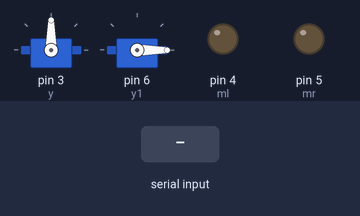
The sketch below on a simulated Arduino Uno, built with avr-gcc and run on an emulated ATmega328P. On the bench: 2 × servo, output pins drawn as LEDs (lit = HIGH). The test bench sets the inputs (shaded band).

Above: at 1.2 s.
1.3 s: "30,150\n" received over Serial
At 2.0 s:
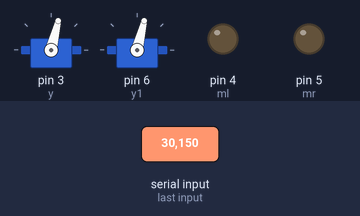
2.8 s: "90,45\n" received over Serial
At 4.0 s:
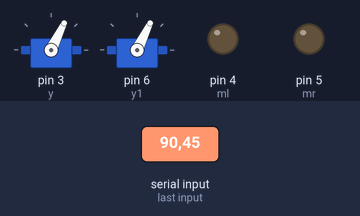
4.3 s: "90\n" received over Serial
At 5.2 s:
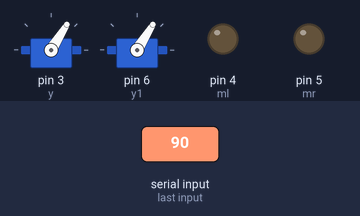
5.8 s: "5\n" received over Serial
At 6.1 s:
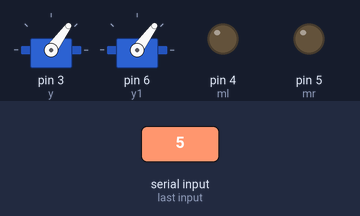
7.3 s: "200\n" received over Serial
At 7.8 s:
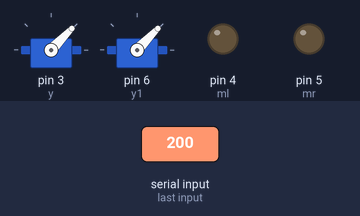
8.8 s: "1,90\n" received over Serial
At 10.1 s:
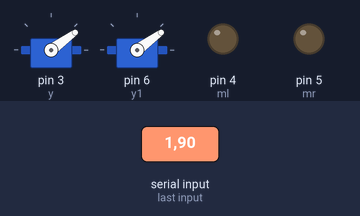
Timing chart, 0 to 11.3 s (numbered marks = the images above; inputs shaded):
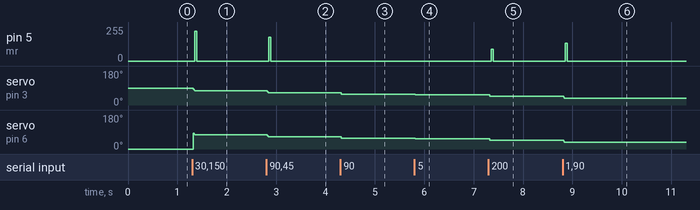

Measured:
- after the input at 1.3 s, pin 5 (mr): 0/255 → 224/255 after 0.05 s, → 0/255 0.04 s later; servo on pin 3 (y): 90° → 76° at once; servo on pin 6 (y1): 0° → 76° at once
- after the input at 2.8 s, pin 5 (mr): 0/255 → 179/255 after 0.05 s, → 0/255 0.04 s later; servo on pin 3 (y), servo on pin 6 (y1): 76° → 64° at once
- after the input at 4.3 s, servo on pin 3 (y), servo on pin 6 (y1): 64° → 58° at once
- after the input at 5.8 s, servo on pin 3 (y), servo on pin 6 (y1): 58° → 54° at once
- after the input at 7.3 s, pin 5 (mr): 0/255 → 89/255 after 0.05 s, → 0/255 0.04 s later; servo on pin 3 (y), servo on pin 6 (y1): 54° → 46° at once
- after the input at 8.8 s, pin 5 (mr): 0/255 → 134/255 after 0.05 s, → 0/255 0.04 s later; servo on pin 3 (y), servo on pin 6 (y1): 46° → 36° at once

The sketch:

neck.ino
```cpp
//Face Tracker using OpenCV and Arduino
//neck

#include<Servo.h>
#define ml 4
#define mr 5
Servo y, y1;//y1

int x;
int width = 640, height = 480;  // total resolution of the video
int xpos = 90, ypos = 90, y1pos;
int motorspeed = 0;
int xspeed = 0;// initial positions of both Servos
void setup() {
//
  Serial.begin(115200);
  pinMode(ml, OUTPUT);
  pinMode(mr, OUTPUT);
  y.attach(3);
  y1.attach(6);
  // Serial.print(width);
  //Serial.print("\t");
  //Serial.println(height);
  y.write(ypos);
  y1.write(y1pos);
}
const int angle = 2;   // degree of increment or decrement

void loop() {
  if (Serial.available() > 0)
  {
    int x_mid, y_mid, y1_mid;
    if (Serial.read() == 'X')
    {
      x_mid = Serial.parseInt();  // read center x-coordinate
      if (Serial.read() == 'Y')
        y_mid = Serial.parseInt();
        y1_mid = y_mid;// read center y-coordinate
    }
    /* adjust the servo within the squared region if the coordinates
        is outside it
    */
    if ((x_mid > width / 2 + 30)&&(x_mid > 0 && x_mid < width))
      xpos += angle;
     if ((x_mid < width / 2 - 30)&&(x_mid > 0 && x_mid < width))
      xpos -= angle;
    if (y_mid < height / 2 + 30)
      {
        ypos -= angle;
        y1pos += angle;
      }

    if (y_mid > height / 2 - 30)
      {
        ypos += angle;
        y1pos -= angle;
      }


       if (x_mid > width / 2 + 30) {
        digitalWrite(ml, LOW);//H
        digitalWrite(mr, HIGH);//L
        delay(7);
        digitalWrite(ml, LOW);
        digitalWrite(mr, LOW);
        motorspeed = map(xpos, 320, 0, 0, 255);
      }
      else if(x_mid < width / 2 - 30) {
        digitalWrite(ml, HIGH);//L
        digitalWrite(mr, LOW);//H
        delay(7);
        digitalWrite(ml, LOW);
        digitalWrite(mr, LOW);
        motorspeed = map(xpos, 320, 1023, 0, 255);
      }
      else {
        motorspeed = 0;
        digitalWrite(ml, LOW);
        digitalWrite(mr, LOW);
      }
      if (motorspeed < 70) {
        motorspeed = 0;
      }

    // if the servo degree is outside its range//error handling code
    if (xpos >= 180)//180
      xpos = 180;
    else if (xpos <= 0)
      xpos = 0;
    if (ypos >= 180)
      ypos = 180;
    else if (ypos <= 0)
      ypos = 0;
    if (y1pos  >= 180)
      y1pos = 180;
    else if (y1pos <= 0)
      y1pos = 0;


    y.write(ypos);
    y1.write(ypos);
  }
  else {
    digitalWrite(ml, LOW);
    digitalWrite(mr, LOW);
 }
    // used for testing
    //Serial.print("\t");
    // Serial.print(x_mid);
    // Serial.print("\t");
    // Serial.println(y_mid);

}
```
